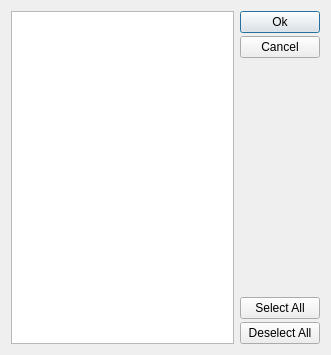
<?xml version="1.0" encoding="UTF-8"?>
<ui version="4.0">
 <class>SelectProjectsDialog</class>
 <widget class="QDialog" name="SelectProjectsDialog">
  <property name="geometry">
   <rect>
    <x>0</x>
    <y>0</y>
    <width>331</width>
    <height>355</height>
   </rect>
  </property>
  <property name="windowTitle">
   <string>Select Projects</string>
  </property>
  <layout class="QHBoxLayout" name="horizontalLayout">
   <item>
    <widget class="QListView" name="listView"/>
   </item>
   <item>
    <layout class="QVBoxLayout" name="verticalLayout">
     <property name="spacing">
      <number>3</number>
     </property>
     <item>
      <widget class="QPushButton" name="okPushButton">
       <property name="text">
        <string>Ok</string>
       </property>
       <property name="default">
        <bool>true</bool>
       </property>
      </widget>
     </item>
     <item>
      <widget class="QPushButton" name="cancelPushButton">
       <property name="text">
        <string>Cancel</string>
       </property>
      </widget>
     </item>
     <item>
      <spacer name="verticalSpacer">
       <property name="orientation">
        <enum>Qt::Vertical</enum>
       </property>
       <property name="sizeHint" stdset="0">
        <size>
         <width>20</width>
         <height>40</height>
        </size>
       </property>
      </spacer>
     </item>
     <item>
      <widget class="QPushButton" name="selectAllpushButton">
       <property name="text">
        <string>Select All</string>
       </property>
      </widget>
     </item>
     <item>
      <widget class="QPushButton" name="selectAllpushButton_2">
       <property name="text">
        <string>Deselect All</string>
       </property>
      </widget>
     </item>
    </layout>
   </item>
  </layout>
 </widget>
 <resources/>
 <connections>
  <connection>
   <sender>okPushButton</sender>
   <signal>clicked()</signal>
   <receiver>SelectProjectsDialog</receiver>
   <slot>accept()</slot>
   <hints>
    <hint type="sourcelabel">
     <x>303</x>
     <y>23</y>
    </hint>
    <hint type="destinationlabel">
     <x>327</x>
     <y>16</y>
    </hint>
   </hints>
  </connection>
  <connection>
   <sender>cancelPushButton</sender>
   <signal>clicked()</signal>
   <receiver>SelectProjectsDialog</receiver>
   <slot>reject()</slot>
   <hints>
    <hint type="sourcelabel">
     <x>302</x>
     <y>49</y>
    </hint>
    <hint type="destinationlabel">
     <x>327</x>
     <y>50</y>
    </hint>
   </hints>
  </connection>
 </connections>
</ui>
